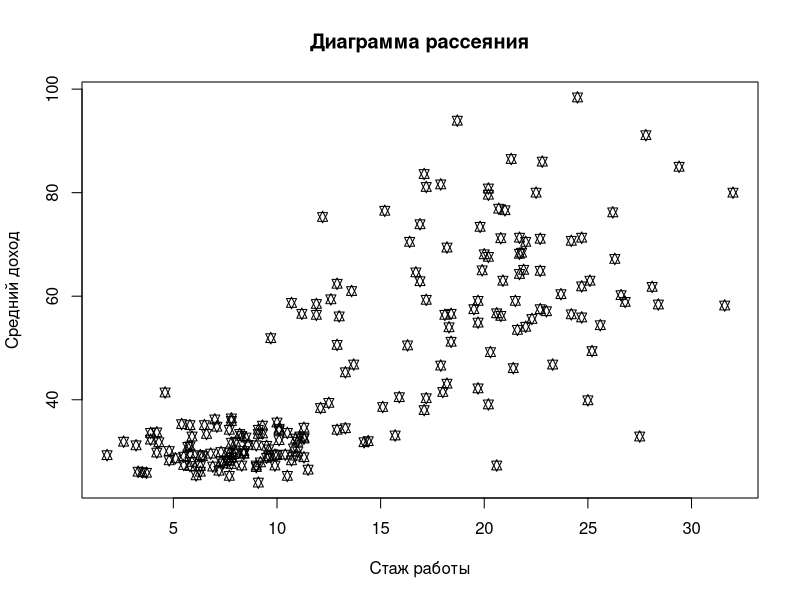
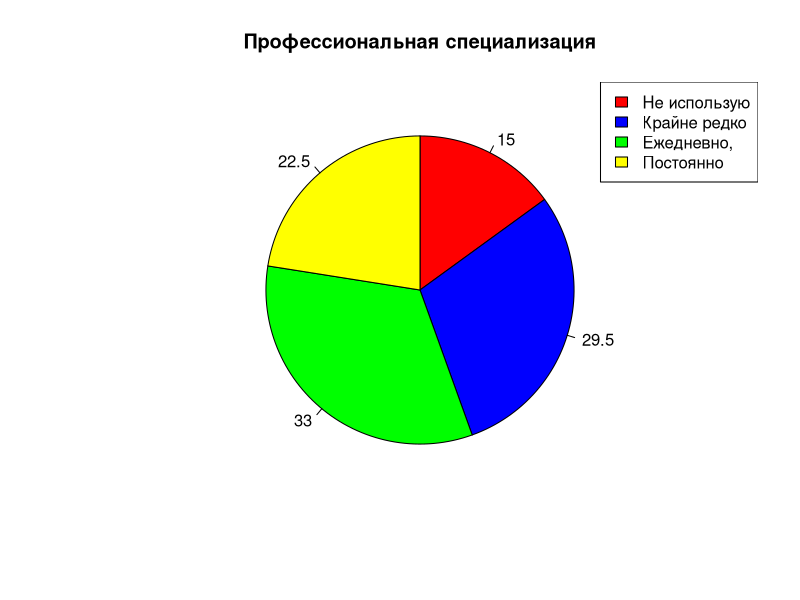

These figures' R source, in order: (Note: this script raises an error after producing the figures.)
df <- read.csv2("var_15.csv")


#3
names(df)[names(df) == "Average.income"] <- "Average income"
names(df)[names(df) == "Work.experience"] <- "Work experience"
names(df)[names(df) == "Professional.specialization"] <- "Professional specialization"
names(df)[names(df) == "Average.number.of.pages"] <- "Average number of pages"
names(df)[names(df) == "Activity.level..score."] <- "Activity level (score)"
names(df)[names(df) == "Activity.level..level."] <- "Activity level (level)"

#4
df$"Group" <- as.factor(df$"Group")
df$"Gender" <- as.factor(df$"Gender")
df$"Age" <- as.integer(df$"Age")
df$"Work experience" <- as.numeric(df$"Work experience")
df$"Average income" <- as.numeric(df$"Average income")
df$"Professional specialization" <- as.factor(df$"Professional specialization")
df$"Average number of pages" <- as.integer(df$"Average number of pages")
df$"Activity level (score)" <- as.integer(df$"Activity level (score)")
df$"Activity level (level)" <- as.factor(df$"Activity level (level)")

#5
print(summary(df))


#6
#6.1
dev.new()
plot(df$"Work experience", df$"Average income",main = "Диаграмма рассеяния", xlab = "Стаж работы", ylab = "Средний доход", pch = 11)

#6.2
dev.new()
x <- c(summary(df$"Professional specialization"))
piepercent <- round(100*x/sum(x), 1)
pie(x,piepercent,main="Профессиональная специализация", col=c("red", "blue","green","yellow"),clockwise=TRUE)
legend("topright", c("Не использую","Крайне редко","Ежедневно,","Постоянно"), fill =c("red", "blue","green","yellow"))

#6.3
dev.new()
par(mfrow = c(2, 2))
x <- c(df$"Activity level (level)"[(df$"Gender"=="1")&(df$"Group"=="1")])
piepercent <- round(100*x/sum(x), 1)
pie(x,piepercent,main="Мужчины первой группы", col=c("red", "blue","green","yellow"),clockwise=TRUE)
legend("topright", c("Не использую","Крайне редко","Ежедневно,","Постоянно"), fill =c("red", "blue","green","yellow"))


#6.4
dev.new()
par(mfrow = c(2, 2))
barplot(table(df$"Activity level (score)"[(df$"Gender"=="1")&(df$"Group"=="1")]),col=c("red"),main="Мужчины первой группы",xlab="Степень активности", ylab="Количество наблюдений")
barplot(table(df$"Activity level (score)"[(df$"Gender"=="1")&(df$"Group"=="2")]),col=c("blue"),main="Мужчины второй группы",xlab="Степень активности", ylab="Количество наблюдений")
barplot(table(df$"Activity level (score)"[(df$"Gender"=="2")&(df$"Group"=="1")]),col=c("green"),main="Женщины первой группы",xlab="Степень активности", ylab="Количество наблюдений")
barplot(table(df$"Activity level (score)"[(df$"Gender"=="2")&(df$"Group"=="2")]),col=c("yellow"),main="Женщины второй группы",xlab="Степень активности", ylab="Количество наблюдений")
